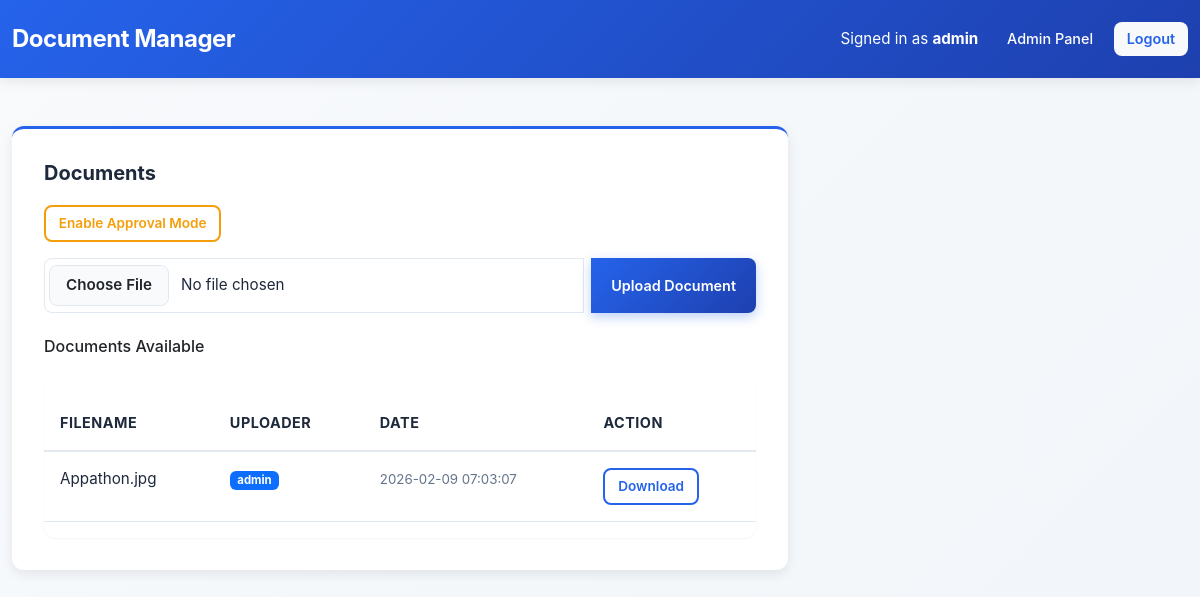
The app's page /dashboard (signed in) with its own data.
### tables this page shows
CREATE TABLE users (
                id INTEGER PRIMARY KEY AUTOINCREMENT,
                username TEXT NOT NULL UNIQUE,
                email TEXT NOT NULL UNIQUE,
                password TEXT NOT NULL,
                role TEXT DEFAULT 'user',
                is_approved INTEGER DEFAULT 0,
                created_at TIMESTAMP DEFAULT CURRENT_TIMESTAMP
            );

CREATE TABLE documents (
                id INTEGER PRIMARY KEY AUTOINCREMENT,
                user_id INTEGER NOT NULL,
                filename TEXT NOT NULL,
                filepath TEXT NOT NULL,
                uploaded_at TIMESTAMP DEFAULT CURRENT_TIMESTAMP,
                FOREIGN KEY (user_id) REFERENCES users(id) ON DELETE CASCADE
            );

### app.py (the view, shortened to what this page needs)
@app.route('/dashboard', methods=['GET', 'POST'])
@login_required
def dashboard():
    conn = get_db_connection()
    cur = conn.cursor()
    try:
        if current_user.role == 'admin':
            cur.execute('''
                SELECT d.id, d.user_id, d.filename, d.filepath, d.uploaded_at, u.username
                FROM documents d JOIN users u ON d.user_id = u.id ORDER BY d.uploaded_at DESC
            ''')
            docs = cur.fetchall()
        pending_users = []
        if current_user.role == 'admin' and session.get('admin_approval_mode'):
            cur.execute('SELECT id, username, email, created_at FROM users WHERE is_approved = 0 ORDER BY created_at ASC')
            pending_users = cur.fetchall()
        return render_template('dashboard.html', docs=docs, pending_users=pending_users)
    finally:
        cur.close()
        conn.close()

### app.py (called while the page is built)
def get_db_connection():
    conn = sqlite3.connect(DB_PATH)
    conn.row_factory = sqlite3.Row
    return conn

@login_manager.user_loader
def load_user(user_id):
    conn = get_db_connection()
    cur = conn.cursor()
    try:
        cur.execute('SELECT * FROM users WHERE id = ?', (int(user_id),))
        row = cur.fetchone()
        return User(row) if row else None
    finally:
        cur.close()
        conn.close()

### templates/dashboard.html (shortened to what this page needs)
<!doctype html>
<html lang="en">
  <head>
    <link href="https://cdn.jsdelivr.net/npm/bootstrap@5.3.0/dist/css/bootstrap.min.css" rel="stylesheet">
    <link href="{{ url_for('static', filename='style.css') }}" rel="stylesheet">
  </head>
  <body>
    <nav class="navbar navbar-expand-lg navbar-dark bg-primary">
      <div class="container-fluid">
        <a class="navbar-brand fw-bold" href="#">Document Manager</a>
        <div class="d-flex align-items-center">
          {% if current_user.is_authenticated %}
            <span class="text-white me-3">Signed in as <strong>{{ current_user.username }}</strong></span>
            {% if current_user.role == 'admin' %}
              <a class="btn btn-sm btn-outline-light me-2" href="/admin">Admin Panel</a>
            {% endif %}
            <a class="btn btn-sm btn-light" href="/logout">Logout</a>
          {% endif %}
        </div>
      </div>
    </nav>
    <div class="container mt-5">
      <div class="row">
        <div class="col-lg-8">
          <div class="card mb-4">
            <div class="card-body">
              <h5 class="card-title">Documents</h5>
              {% if current_user.role == 'admin' %}
                <div class="mb-3">
                  <form method="post" action="{{ url_for('toggle_admin_approval') }}" style="display:inline">
                    {% if session.get('admin_approval_mode') %}
                      <button class="btn btn-warning btn-sm" type="submit">Disable Approval Mode</button>
                    {% else %}
                      <button class="btn btn-outline-warning btn-sm" type="submit">Enable Approval Mode</button>
                    {% endif %}
                  </form>
                </div>
                <form method="post" enctype="multipart/form-data" class="mb-4">
                  <div class="input-group">
                    <input class="form-control" type="file" name="file" required>
                    <button class="btn btn-primary" type="submit">Upload Document</button>
                  </div>
                </form>
              {% else %}
                <div class="alert alert-info mb-4">
                  <strong>Info:</strong> Uploads are restricted to administrators. Your account will be granted upload rights after approval.
                </div>
              {% endif %}
              <h6 class="mt-4 mb-3">Documents Available</h6>
              <div class="table-responsive">
                <table class="table table-hover">
                  <thead>
                    <tr>
                      <th>Filename</th>
                      <th>Uploader</th>
                      <th>Date</th>
                      <th>Action</th>
                    </tr>
                  </thead>
                  <tbody>
                    {% for d in docs %}
                    <tr>
                      <td>{{ d.filename }}</td>
                      <td><span class="badge bg-primary">{{ d.username if d.username is defined else current_user.username }}</span></td>
                      <td><small class="text-muted">{{ d.uploaded_at }}</small></td>
                      <td><a class="btn btn-sm btn-outline-primary" href="/uploads/{{ d.filepath.split('/')[-1] }}">Download</a></td>
                    </tr>
                    {% else %}
                    <tr><td colspan="4" class="text-center text-muted py-4">No documents available yet.</td></tr>
                    {% endfor %}
                  </tbody>
                </table>
              </div>
            </div>
          </div>
        </div>
        <div class="col-lg-4">
        </div>
      </div>
    </div>
  </body>
</html>

### static/style.css (style rules this page uses)
:root { --primary-color: #2563eb; --primary-dark: #1e40af; --primary-light: #3b82f6; --secondary-color: #64748b; --success-color: #10b981; --danger-color: #ef4444; --warning-color: #f59e0b; --info-color: #0ea5e9; --light-bg: #f8fafc; --card-bg: #ffffff; --border-color: #e2e8f0; --text-dark: #1e293b; --text-muted: #64748b; --shadow-sm: 0 1px 2px rgba(0, 0, 0, 0.05); --shadow-md: 0 4px 12px rgba(0, 0, 0, 0.08); --shadow-lg: 0 10px 25px rgba(0, 0, 0, 0.1); --shadow-xl: 0 20px 40px rgba(0, 0, 0, 0.12); --radius-sm: 6px; --radius-md: 8px; --radius-lg: 12px; --radius-xl: 16px; --transition: all 0.3s cubic-bezier(0.4, 0, 0.2, 1); }
* { box-sizing: border-box; }
html, body { margin: 0; padding: 0; font-family: -apple-system, BlinkMacSystemFont, 'Segoe UI', 'Roboto', 'Oxygen', 'Ubuntu', 'Cantarell', 'Fira Sans', 'Droid Sans', 'Helvetica Neue', sans-serif; -webkit-font-smoothing: antialiased; -moz-osx-font-smoothing: grayscale; color: var(--text-dark); background-color: var(--light-bg); }
body { background: linear-gradient(135deg, #f8fafc 0%, #f1f5f9 100%); min-height: 100vh; }
.navbar { background: linear-gradient(135deg, var(--primary-color) 0%, var(--primary-dark) 100%); box-shadow: var(--shadow-md); border-bottom: none; padding: 1rem 0; }
.navbar-brand { font-size: 1.5rem; font-weight: 700; letter-spacing: -0.5px; color: white !important; }
.navbar .text-white { font-size: 0.95rem; }
.navbar .btn { transition: var(--transition); border-radius: var(--radius-md); font-size: 0.9rem; font-weight: 500; }
.navbar .btn-outline-light { border-color: rgba(255, 255, 255, 0.3); color: white; }
.navbar .btn-light { color: var(--primary-color); font-weight: 600; }
.card { border: none; box-shadow: var(--shadow-md); border-radius: var(--radius-lg); transition: var(--transition); background-color: var(--card-bg); border-top: 3px solid var(--primary-color); overflow: hidden; }
.card-title { font-size: 1.25rem; font-weight: 700; color: var(--text-dark); margin-bottom: 1.25rem; }
.card-body { padding: 2rem; }
.form-control { border: 1px solid var(--border-color); border-radius: var(--radius-md); padding: 0.75rem 1rem; font-size: 0.95rem; transition: var(--transition); background-color: white; color: var(--text-dark); }
.form-control::placeholder { color: var(--text-muted); }
.input-group { gap: 0.5rem; }
.input-group .form-control { border-radius: var(--radius-md); }
.input-group .btn { border-radius: var(--radius-md); }
.btn { border: none; border-radius: var(--radius-md); font-weight: 600; font-size: 0.9rem; transition: var(--transition); cursor: pointer; padding: 0.6rem 1.25rem; display: inline-flex; align-items: center; gap: 0.5rem; }
.btn-primary { background: linear-gradient(135deg, var(--primary-color) 0%, var(--primary-dark) 100%); color: white; box-shadow: 0 4px 12px rgba(37, 99, 235, 0.3); }
.btn-outline-primary { color: var(--primary-color); border: 2px solid var(--primary-color); background-color: transparent; }
.btn-outline-warning { color: var(--warning-color); border: 2px solid var(--warning-color); background-color: transparent; }
.btn-sm { padding: 0.4rem 0.8rem; font-size: 0.85rem; }
.table { border-collapse: collapse; width: 100%; margin-top: 1.5rem; }
.table thead { background-color: var(--light-bg); border-bottom: 2px solid var(--border-color); }
.table thead th { font-weight: 700; color: var(--text-dark); padding: 1rem; text-align: left; font-size: 0.9rem; text-transform: uppercase; letter-spacing: 0.5px; border: none; }
.table tbody td { padding: 1rem; border-bottom: 1px solid var(--border-color); color: var(--text-dark); font-size: 0.95rem; }
.table tbody tr { transition: var(--transition); }
.table-responsive { border-radius: var(--radius-lg); overflow: hidden; box-shadow: var(--shadow-sm); }
.container { max-width: 1200px; }
input[type="file"] { display: block; width: 100%; }
.form-control[type="file"] { cursor: pointer; }
.text-muted { color: var(--text-muted) !important; }
.mt-4 { margin-top: 1.5rem !important; }
.mt-5 { margin-top: 3rem !important; }
.mb-3 { margin-bottom: 1rem !important; }
.mb-4 { margin-bottom: 1.5rem !important; }
.d-flex { display: flex; }
.align-items-center { align-items: center; }
a, button, input[type="submit"], input[type="button"] { transition: var(--transition); }

### records on screen
users: username "admin"
documents: filename "Appathon.jpg", username "admin", uploaded_at "2026-02-09 07:03:07"
